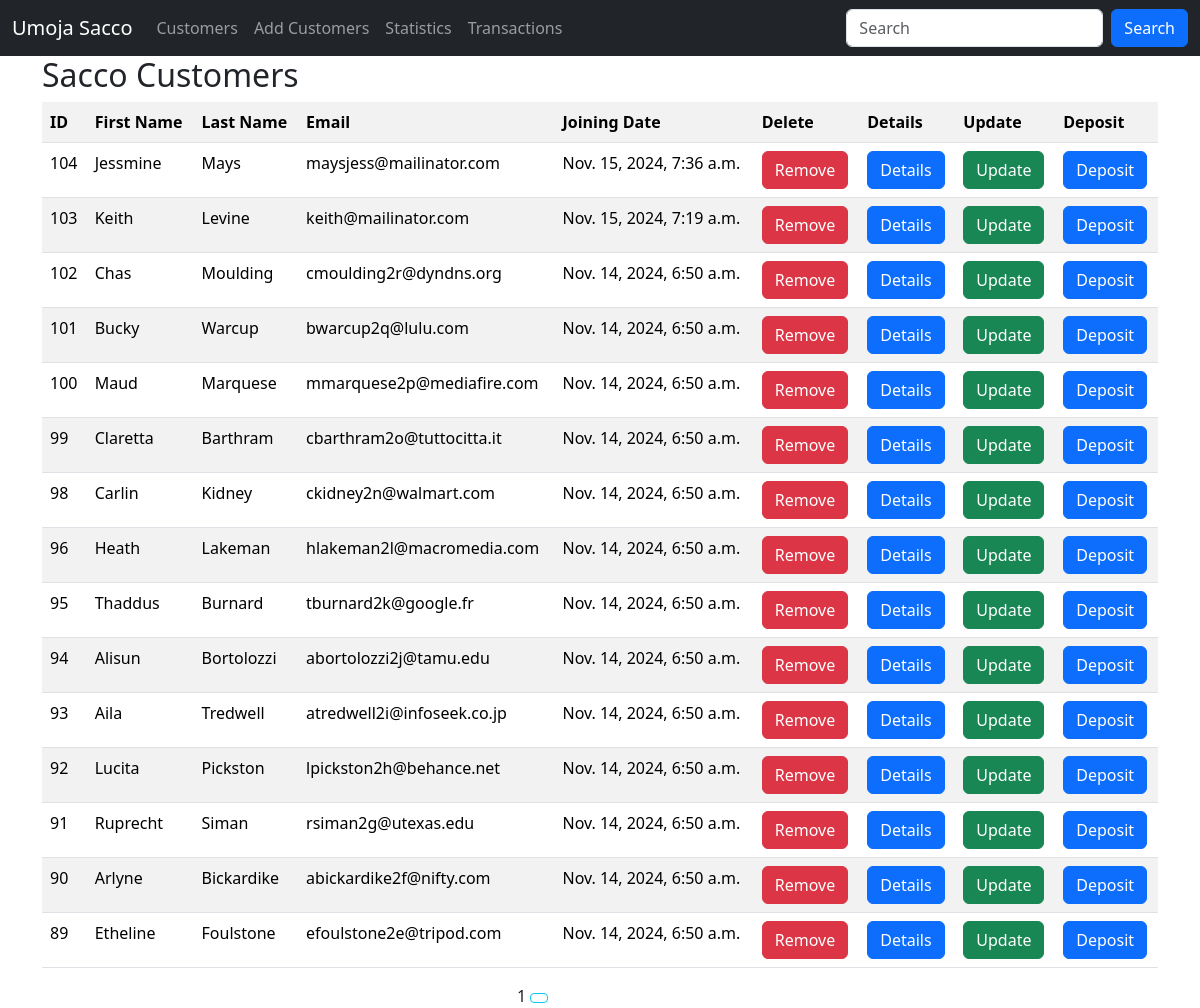
The app's page / (signed in), older data.
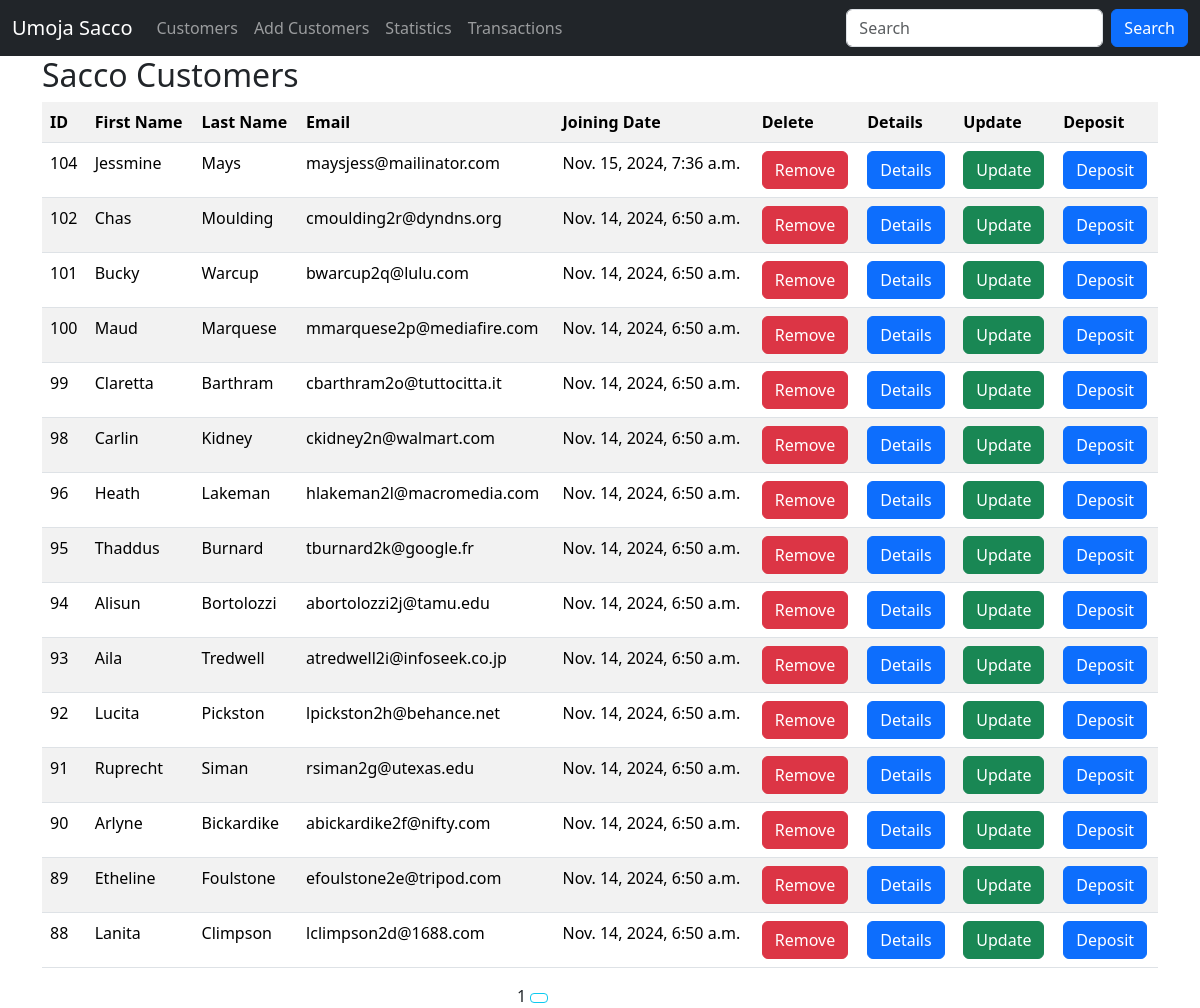
The same page, newer data.
### sacco/models.py (models this page shows, shortened)
class Customer(models.Model):
    first_name = models.CharField(max_length=30)
    last_name = models.CharField(max_length=30)
    email = models.EmailField(unique=True)
    dob = models.DateField()
    gender = models.CharField(max_length=10)
    weight = models.PositiveIntegerField(default=0)
    profile_pic = models.ImageField(upload_to=generate_unique_name, null=True)
    created_at = models.DateTimeField(auto_now_add=True)
    updated_at = models.DateTimeField(auto_now=True)
    class Meta:
        db_table = 'customers'

### sacco/views.py (the view)
# urls.py: path('', views.customers, name='customers'),
@login_required
def customers(request):
    data = Customer.objects.all().order_by('-id').values() # select * from customers
    paginator = Paginator(data, 15)
    page_number = request.GET.get('page', 1)
    try:
        paginated_data = paginator.page(page_number)
    except PageNotAnInteger | EmptyPage:
        paginated_data = paginator.page(1)
    return render(request, 'customers.html', {"data" : paginated_data} )

### templates/customers.html (shortened to what this page needs)
{% extends 'master.html' %}
{% block content %}
    <div class="container">
    <h2>Sacco Customers</h2>
    <table class="table table-striped">
        <tr>
            <th>ID</th>
            <th>First Name</th>
            <th>Last Name</th>
            <th>Email</th>
            <th>Joining Date</th>
            <th>Delete</th>
            <th>Details</th>
            <th>Update</th>
            <th>Deposit</th>
        </tr>
        {% for customer in data.object_list %}
        	<tr>
                <td>{{ customer.id }}</td>
                <td>{{ customer.first_name }}</td>
                <td>{{ customer.last_name }}</td>
                <td>{{ customer.email }}</td>
                <td>{{ customer.created_at }}</td>
                {% if perms.sacco.delete_customer %}
                	<td>
                        <a class="btn btn-danger" href="{% url 'delete_customer' customer.id %}">Remove</a>
                    </td>
                {% endif %}
                {% if perms.sacco.view_customer %}
                	<td>
                        <a class="btn btn-primary" href="{% url 'customer_details' customer.id %}">Details</a>
                    </td>
                {% endif %}
                {% if perms.sacco.change_customer %}
                	<td>
                        <a class="btn btn-success" href="{% url 'update_customer' customer.id %}">Update</a>
                    </td>
                {% endif %}
                {% if perms.sacco.add_deposit %}
                	<td>
                        <a class="btn btn-primary" href="{% url 'deposit' customer.id %}">Deposit</a>
                    </td>
                {% endif %}
            </tr>
        {% empty %}
        	<p>No customers in the sacco</p>
        {% endfor %}
    </table>
    <div class="row justify-content-center">
        <div class="col-sm-2">
            <span>{{ data.number }}</span>
            {% if data.has_next %}
                <a class="btn btn-outline-info btn-sm" href="?page={{ data.next_page_number }}"></a>
            {% endif %}
        </div>
    </div>
    </div>
{% endblock %}

### templates/master.html (shortened to what this page needs)
<!DOCTYPE html>
<html lang="en">
<head>
    <link href="https://cdn.jsdelivr.net/npm/bootstrap@5.3.3/dist/css/bootstrap.min.css" rel="stylesheet">
</head>
<body>
<nav class="navbar navbar-expand-sm navbar-dark bg-dark">
  <div class="container-fluid">
    <a class="navbar-brand" href="javascript:void(0)">Umoja Sacco</a>
    <div class="collapse navbar-collapse" id="mynavbar">
      <ul class="navbar-nav me-auto">
        <li class="nav-item">
          <a class="nav-link" href="{% url 'customers' %}">Customers</a>
        </li>
          <li class="nav-item">
          <a class="nav-link" href="{% url 'add_customer' %}">Add Customers</a>
        </li>
        <li class="nav-item">
          <a class="nav-link" href="#">Statistics</a>
        </li>
        <li class="nav-item">
          <a class="nav-link" href="#">Transactions</a>
        </li>
      </ul>
      <form class="d-flex" method="get" action="{% url 'search_customer' %}">
        <input class="form-control me-2" type="text" name="search" placeholder="Search">
        <button class="btn btn-primary" type="submit">Search</button>
      </form>
    </div>
  </div>
</nav>
{% block content %}
{% endblock %}
</body>
</html>

Row changes from the older to the newer data that the page shows:
removed Customer: id "103", first_name "Keith", last_name "Levine", email "keith@mailinator.com", created_at "Nov. 15, 2024, 7:19 a.m."
now on this page (row unchanged): Customer: id "88", first_name "Lanita", last_name "Climpson", email "lclimpson2d@1688.com", created_at "Nov. 14, 2024, 6:50 a.m."
